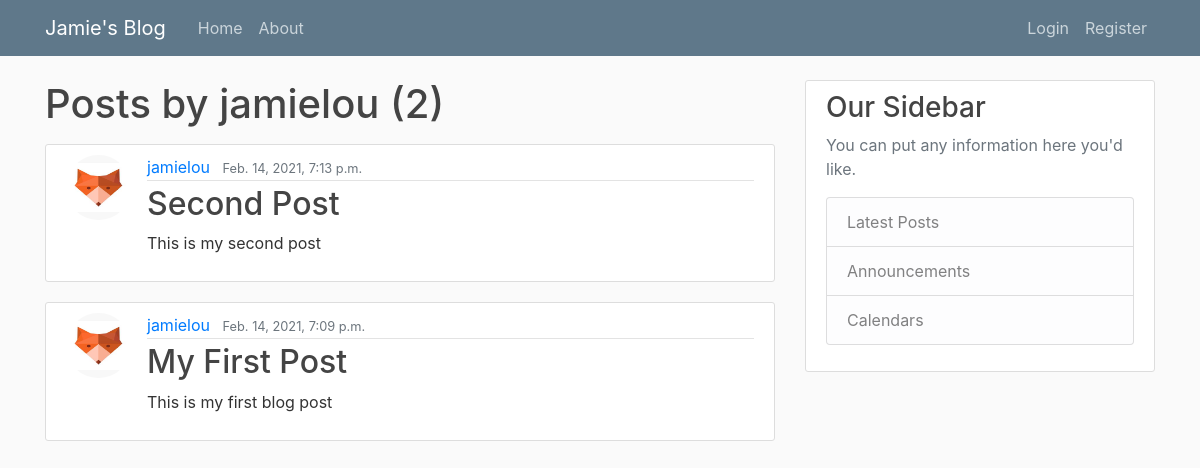
The app's page /user/jamielou, older data.
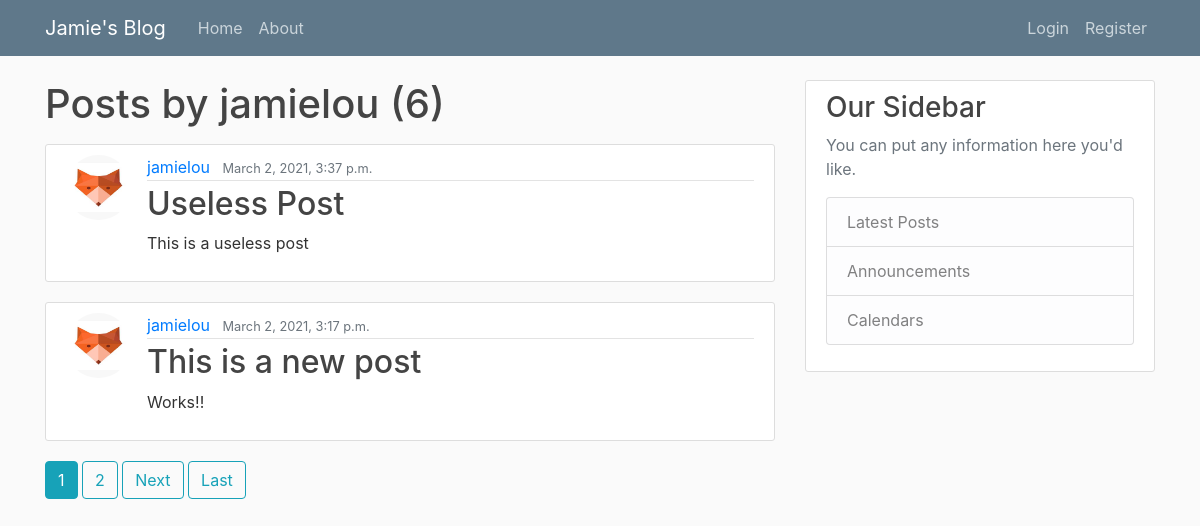
The same page, newer data.
### blog/models.py (models this page shows, shortened)
class Post(models.Model):
    title = models.CharField(max_length = 100)
    body = models.TextField()
    date_posted = models.DateTimeField(default = timezone.now)
    author = models.ForeignKey(User, on_delete=models.CASCADE)

### user/models.py (models this page shows, shortened)
class Profile(models.Model):
    user = models.OneToOneField(User, on_delete=models.CASCADE)
    image = models.ImageField(default='default.jpg', upload_to='profile_pics')

### blog/views.py (the view)
# urls.py: path('user/<str:username>',views.UserPostListView.as_view(), name='user-posts')
class UserPostListView(ListView):
    model = Post
    template_name = 'blog/user_posts.html' # <app>/<model>_<viewtype>.html e.g blog/post_list.html
    context_object_name = 'posts'
    paginate_by = 2
    def get_queryset(self):
        user = get_object_or_404(User, username=self.kwargs.get('username'))
        return Post.objects.filter(author=user).order_by('-date_posted')

### blog/templates/blog/user_posts.html (shortened to what this page needs)
{% extends "blog/base.html" %}
{% block content %}
<h1 class="mb-3">Posts by {{ view.kwargs.username }} ({{ page_obj.paginator.count }})</h1>
{% for post in posts %}
<article class="media content-section">
    <img class="rounded-circle article-img" src="{{ post.author.profile.image.url }}"></img>
    <div class="media-body">
        <div class="article-metadata">
            <a class="mr-2" href="{% url 'user-posts' post.author.username %}">{{ post.author }}</a>
            <small class="text-muted">{{ post.date_posted }}</small>
        </div>
        <h2><a class="article-title" href="{% url 'post-detail' post.id %}">{{ post.title }}</a></h2>
        <p class="article-content">{{ post.body }}</p>
    </div>
</article>
{% endfor %}
{% if is_paginated %}
    {% for num in page_obj.paginator.page_range %}
        {% if page_obj.number == num %}
        <a class="btn btn-info mb-4" href="?page={{ num }}">{{ num }}</a>
        {% elif num > page_obj.number|add:'-2' and num < page_obj.number|add:'2' %}
        <a class="btn btn-outline-info mb-4" href="?page={{ num }}">{{ num }}</a>
        {% endif %}
    {% endfor %}
    {% if page_obj.has_next %}
    <a class="btn btn-outline-info mb-4" href="?page={{ page_obj.next_page_number}}">Next</a>
    <a class="btn btn-outline-info mb-4" href="?page={{ page_obj.paginator.num_pages}}">Last</a>
    {% endif %}
{% endif %}
{% endblock content %}

Row changes from the older to the newer data that the page shows:
no longer on this page (row unchanged): Post: author.profile.image (picture), author "jamielou", date_posted "Feb. 14, 2021, 7:13 p.m.", title "Second Post", body "This is my second post"
no longer on this page (row unchanged): Post: author.profile.image (picture), author "jamielou", date_posted "Feb. 14, 2021, 7:09 p.m.", title "My First Post", body "This is my first blog post"
added Post: author.profile.image (picture), author "jamielou", date_posted "March 2, 2021, 3:37 p.m.", title "Useless Post", body "This is a useless post"
added Post: author.profile.image (picture), author "jamielou", date_posted "March 2, 2021, 3:17 p.m.", title "This is a new post", body "Works!!"
Text that changed along with them:
{{ page_obj.paginator.count }}: "2" → "6"
new list line: "1"
new list line: "2"
text now shown: "Next Last"
